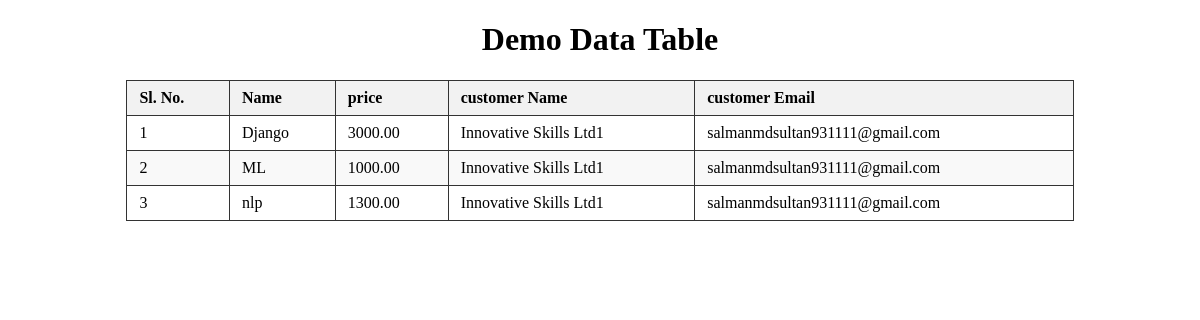
The page /course_info/showall on the database as committed earlier.
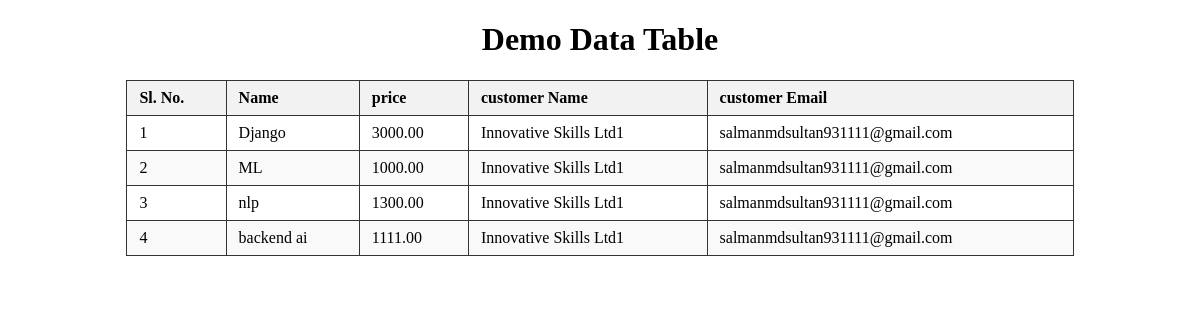
The same page on the database as committed later.
### off_demo/models.py (models this page shows)
class Course(models.Model):
    name = models.CharField(max_length=200)   # Course name
    price = models.DecimalField(max_digits=10, decimal_places=2)  # Price
    cus_id = models.ForeignKey(Customer1, on_delete=models.CASCADE, related_name='courses')
    created_at = models.DateTimeField(auto_now_add=True)  # Created timestamp

class Customer1(models.Model):
    name = models.CharField(max_length=100)        # Customer name
    email = models.EmailField(unique=True)         # Email
    phone = models.CharField(max_length=15, null=True, blank=True)  # Phone number (optional)
    created_at = models.DateTimeField(auto_now_add=True)  # Created timestamp
    file = models.FileField(upload_to='customers/')

### off_demo/views.py (the view)
# urls.py: path('course_info/showall',demo_view.course_show_info,name='course_info_showall'),
def course_show_info(req):
    course = models.Course
    all_data = course.objects.all()
    data = {'d':all_data}
    return render(req,'course_info_show.html',data)

### templates/course_info_show.html (shortened to what this page needs)
<!DOCTYPE html>
<html>
<head>
</head>
<body>
    <h1 style="text-align:center;">Demo Data Table</h1>
    <table>
        <thead>
            <tr>
                <th>Sl. No.</th>
                <th>Name</th>
                <th>price</th>
                <th>customer Name</th>
                <th>customer Email</th>
            </tr>
        </thead>
        <tbody>
            {% for i in d %}
                <tr>
                    <td>{{ forloop.counter }}</td>
                    <td>{{ i.name }}</td>
                    <td>{{ i.price }}</td>
                    <td>{{ i.cus_id.name }}</td>
                    <td>{{ i.cus_id.email }}</td>
                </tr>
            {% empty %}
                <tr>
                    <td colspan="4" style="text-align:center;">No Data Found</td>
                </tr>
            {% endfor %}
        </tbody>
    </table>
</body>
</html>

Rows that differ between the two databases and show on the page:
added Course: name "backend ai", price "1111.00", cus_id.name "Innovative Skills Ltd1", cus_id.email "salmanmdsultan931111@gmail.com"
